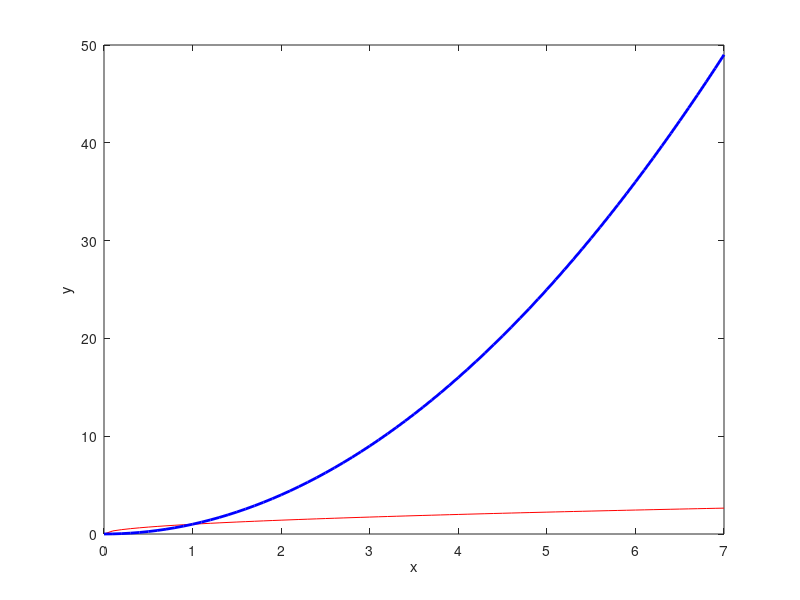

Here is the MATLAB script that generated this plot:
% We will plot simple function

% Define a function 
f = @(x) sqrt(x); %FILL IN FUNCTIOn;
g = @(x) x.^2; %FILL IN FUNCTION;
% Define an x interval (On MATLAB the interval is defined as [starting point : increment : ending point]

x = [0:0.1:7];

% Find y values
y1 = f(x);
y2 = g(x);

% Plot function 
plot(x,y1,'r',x,y2,'b','LineWidth',2) 

% Label axes
xlabel('x')
ylabel('y')